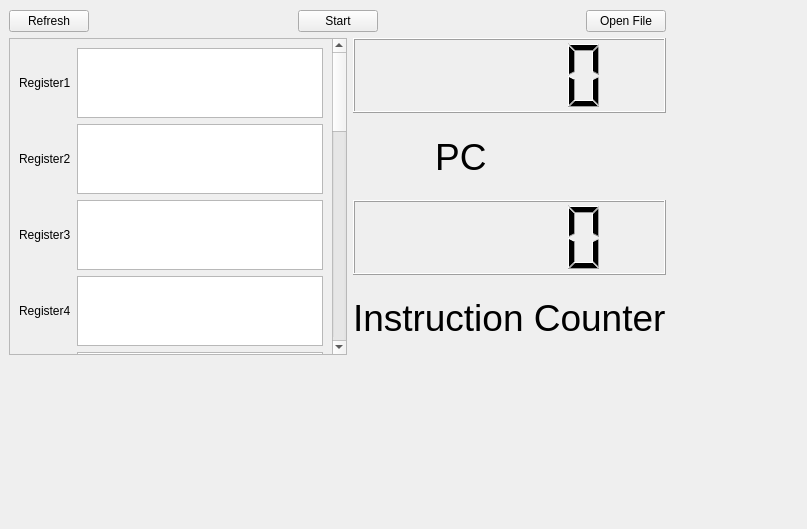
<?xml version="1.0" encoding="UTF-8"?>
<ui version="4.0">
 <class>Widget</class>
 <widget class="QWidget" name="Widget">
  <property name="geometry">
   <rect>
    <x>0</x>
    <y>0</y>
    <width>807</width>
    <height>529</height>
   </rect>
  </property>
  <property name="windowTitle">
   <string>Widget</string>
  </property>
  <widget class="QWidget" name="">
   <property name="geometry">
    <rect>
     <x>9</x>
     <y>10</y>
     <width>657</width>
     <height>345</height>
    </rect>
   </property>
   <layout class="QVBoxLayout" name="verticalLayout_7">
    <item>
     <layout class="QHBoxLayout" name="horizontalLayout">
      <item>
       <widget class="QPushButton" name="refreshButton">
        <property name="text">
         <string>Refresh</string>
        </property>
       </widget>
      </item>
      <item>
       <spacer name="horizontalSpacer">
        <property name="orientation">
         <enum>Qt::Horizontal</enum>
        </property>
        <property name="sizeHint" stdset="0">
         <size>
          <width>40</width>
          <height>20</height>
         </size>
        </property>
       </spacer>
      </item>
      <item>
       <widget class="QPushButton" name="startButtom">
        <property name="text">
         <string>Start</string>
        </property>
       </widget>
      </item>
      <item>
       <spacer name="horizontalSpacer_2">
        <property name="orientation">
         <enum>Qt::Horizontal</enum>
        </property>
        <property name="sizeHint" stdset="0">
         <size>
          <width>40</width>
          <height>20</height>
         </size>
        </property>
       </spacer>
      </item>
      <item>
       <widget class="QPushButton" name="openFIleButtom">
        <property name="text">
         <string>Open File</string>
        </property>
       </widget>
      </item>
     </layout>
    </item>
    <item>
     <layout class="QHBoxLayout" name="horizontalLayout_2">
      <item>
       <widget class="QScrollArea" name="scrollArea">
        <property name="widgetResizable">
         <bool>true</bool>
        </property>
        <widget class="QWidget" name="scrollAreaWidgetContents">
         <property name="geometry">
          <rect>
           <x>0</x>
           <y>-424</y>
           <width>311</width>
           <height>1192</height>
          </rect>
         </property>
         <layout class="QVBoxLayout" name="verticalLayout_3">
          <item>
           <layout class="QVBoxLayout" name="verticalLayout">
            <item>
             <layout class="QHBoxLayout" name="horizontalLayout_17">
              <item>
               <widget class="QLabel" name="label_16">
                <property name="text">
                 <string>Register1</string>
                </property>
               </widget>
              </item>
              <item>
               <widget class="QTextEdit" name="textEditRegister1"/>
              </item>
             </layout>
            </item>
            <item>
             <layout class="QHBoxLayout" name="horizontalLayout_16">
              <item>
               <widget class="QLabel" name="label_15">
                <property name="text">
                 <string>Register2</string>
                </property>
               </widget>
              </item>
              <item>
               <widget class="QTextEdit" name="textEditRegister2"/>
              </item>
             </layout>
            </item>
            <item>
             <layout class="QHBoxLayout" name="horizontalLayout_15">
              <item>
               <widget class="QLabel" name="label_14">
                <property name="text">
                 <string>Register3</string>
                </property>
               </widget>
              </item>
              <item>
               <widget class="QTextEdit" name="textEditRegister3"/>
              </item>
             </layout>
            </item>
            <item>
             <layout class="QHBoxLayout" name="horizontalLayout_14">
              <item>
               <widget class="QLabel" name="label_13">
                <property name="text">
                 <string>Register4</string>
                </property>
               </widget>
              </item>
              <item>
               <widget class="QTextEdit" name="textEditRegister4"/>
              </item>
             </layout>
            </item>
            <item>
             <layout class="QHBoxLayout" name="horizontalLayout_13">
              <item>
               <widget class="QLabel" name="label_12">
                <property name="text">
                 <string>Register5</string>
                </property>
               </widget>
              </item>
              <item>
               <widget class="QTextEdit" name="textEditRegister5"/>
              </item>
             </layout>
            </item>
            <item>
             <layout class="QHBoxLayout" name="horizontalLayout_12">
              <item>
               <widget class="QLabel" name="label_11">
                <property name="text">
                 <string>Register6</string>
                </property>
               </widget>
              </item>
              <item>
               <widget class="QTextEdit" name="textEditRegister6"/>
              </item>
             </layout>
            </item>
            <item>
             <layout class="QHBoxLayout" name="horizontalLayout_11">
              <item>
               <widget class="QLabel" name="label_10">
                <property name="text">
                 <string>Register7</string>
                </property>
               </widget>
              </item>
              <item>
               <widget class="QTextEdit" name="textEditRegister7"/>
              </item>
             </layout>
            </item>
            <item>
             <layout class="QHBoxLayout" name="horizontalLayout_10">
              <item>
               <widget class="QLabel" name="label_9">
                <property name="text">
                 <string>Register8</string>
                </property>
               </widget>
              </item>
              <item>
               <widget class="QTextEdit" name="textEditRegister8"/>
              </item>
             </layout>
            </item>
            <item>
             <layout class="QHBoxLayout" name="horizontalLayout_9">
              <item>
               <widget class="QLabel" name="label_8">
                <property name="text">
                 <string>Register9</string>
                </property>
               </widget>
              </item>
              <item>
               <widget class="QTextEdit" name="textEditRegister9"/>
              </item>
             </layout>
            </item>
            <item>
             <layout class="QHBoxLayout" name="horizontalLayout_8">
              <item>
               <widget class="QLabel" name="label_7">
                <property name="text">
                 <string>Register10</string>
                </property>
               </widget>
              </item>
              <item>
               <widget class="QTextEdit" name="textEditRegister10"/>
              </item>
             </layout>
            </item>
            <item>
             <layout class="QHBoxLayout" name="horizontalLayout_7">
              <item>
               <widget class="QLabel" name="label_6">
                <property name="text">
                 <string>Register11</string>
                </property>
               </widget>
              </item>
              <item>
               <widget class="QTextEdit" name="textEditRegister11"/>
              </item>
             </layout>
            </item>
            <item>
             <layout class="QHBoxLayout" name="horizontalLayout_6">
              <item>
               <widget class="QLabel" name="label_5">
                <property name="text">
                 <string>Register12</string>
                </property>
               </widget>
              </item>
              <item>
               <widget class="QTextEdit" name="textEditRegister12"/>
              </item>
             </layout>
            </item>
            <item>
             <layout class="QHBoxLayout" name="horizontalLayout_5">
              <item>
               <widget class="QLabel" name="label_4">
                <property name="text">
                 <string>Register13</string>
                </property>
               </widget>
              </item>
              <item>
               <widget class="QTextEdit" name="textEditRegister13"/>
              </item>
             </layout>
            </item>
            <item>
             <layout class="QHBoxLayout" name="horizontalLayout_4">
              <item>
               <widget class="QLabel" name="label_3">
                <property name="text">
                 <string>Register14</string>
                </property>
               </widget>
              </item>
              <item>
               <widget class="QTextEdit" name="textEditRegister14"/>
              </item>
             </layout>
            </item>
            <item>
             <layout class="QHBoxLayout" name="horizontalLayout_3">
              <item>
               <widget class="QLabel" name="label_2">
                <property name="text">
                 <string>Register15</string>
                </property>
               </widget>
              </item>
              <item>
               <widget class="QTextEdit" name="textEditRegister15"/>
              </item>
             </layout>
            </item>
            <item>
             <layout class="QVBoxLayout" name="verticalLayout_2"/>
            </item>
           </layout>
          </item>
         </layout>
        </widget>
       </widget>
      </item>
      <item>
       <layout class="QVBoxLayout" name="verticalLayout_6">
        <item>
         <layout class="QVBoxLayout" name="verticalLayout_4">
          <item>
           <widget class="QLCDNumber" name="pcLCD"/>
          </item>
          <item>
           <widget class="QLabel" name="label">
            <property name="font">
             <font>
              <pointsize>28</pointsize>
             </font>
            </property>
            <property name="text">
             <string>        PC</string>
            </property>
           </widget>
          </item>
         </layout>
        </item>
        <item>
         <layout class="QVBoxLayout" name="verticalLayout_5">
          <item>
           <widget class="QLCDNumber" name="intructionCounter"/>
          </item>
          <item>
           <widget class="QLabel" name="label_17">
            <property name="font">
             <font>
              <pointsize>28</pointsize>
             </font>
            </property>
            <property name="text">
             <string>Instruction Counter</string>
            </property>
           </widget>
          </item>
         </layout>
        </item>
       </layout>
      </item>
     </layout>
    </item>
   </layout>
  </widget>
 </widget>
 <resources/>
 <connections/>
</ui>
